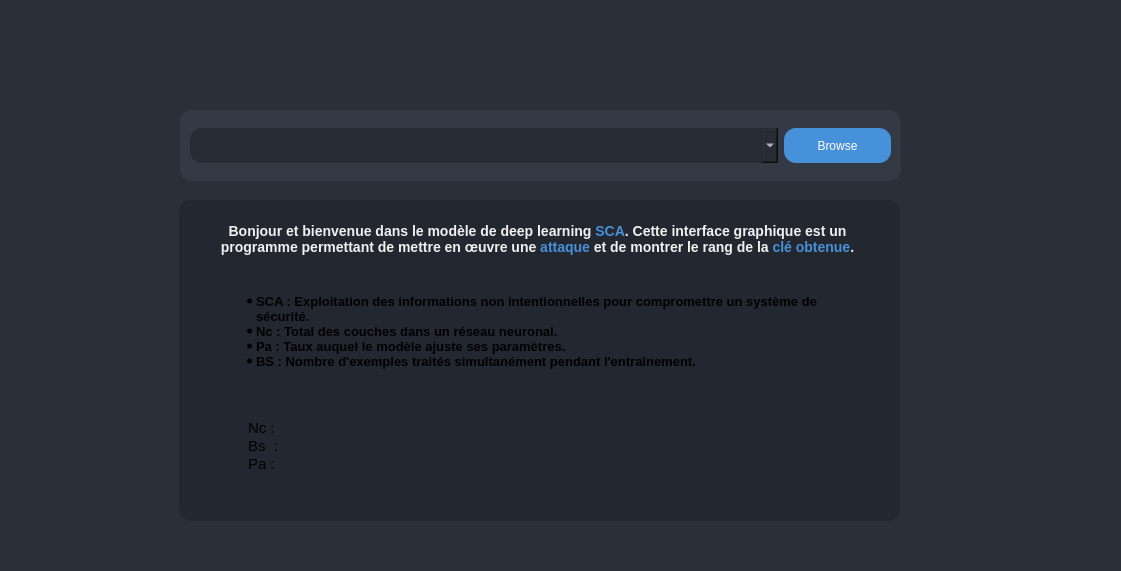
<?xml version="1.0" encoding="UTF-8"?>
<ui version="4.0">
 <class>Form</class>
 <widget class="QWidget" name="Form">
  <property name="geometry">
   <rect>
    <x>0</x>
    <y>0</y>
    <width>1121</width>
    <height>571</height>
   </rect>
  </property>
  <property name="windowTitle">
   <string>Form</string>
  </property>
  <property name="styleSheet">
   <string notr="true">background : rgba(42,48,58,255);</string>
  </property>
  <widget class="QWidget" name="widget" native="true">
   <property name="geometry">
    <rect>
     <x>180</x>
     <y>110</y>
     <width>721</width>
     <height>71</height>
    </rect>
   </property>
   <property name="styleSheet">
    <string notr="true">background : rgba(52,58,69,255);
border-radius:12px;
color:white;
font: 10pt &quot;Source Code Pro&quot;;</string>
   </property>
   <widget class="QWidget" name="horizontalLayoutWidget">
    <property name="geometry">
     <rect>
      <x>10</x>
      <y>10</y>
      <width>701</width>
      <height>51</height>
     </rect>
    </property>
    <layout class="QHBoxLayout" name="horizontalLayout">
     <item>
      <widget class="QComboBox" name="comboBox">
       <property name="minimumSize">
        <size>
         <width>550</width>
         <height>35</height>
        </size>
       </property>
       <property name="styleSheet">
        <string notr="true">QComboBox{
	background-color: rgb(39, 43, 51);
	border-radius : 12px;
}</string>
       </property>
      </widget>
     </item>
     <item>
      <widget class="QPushButton" name="browser_btn">
       <property name="minimumSize">
        <size>
         <width>0</width>
         <height>35</height>
        </size>
       </property>
       <property name="maximumSize">
        <size>
         <width>107</width>
         <height>16777215</height>
        </size>
       </property>
       <property name="styleSheet">
        <string notr="true">border-radius:12px;
background-color:rgba(71,144,218,255);
border: 0px;</string>
       </property>
       <property name="text">
        <string>Browse</string>
       </property>
      </widget>
     </item>
    </layout>
   </widget>
  </widget>
  <widget class="QWidget" name="widget_2" native="true">
   <property name="geometry">
    <rect>
     <x>179</x>
     <y>200</y>
     <width>721</width>
     <height>321</height>
    </rect>
   </property>
   <property name="styleSheet">
    <string notr="true">background-color : rgba(35,39,47,255);
border-radius : 12px;
font: 500 10pt &quot;Source Code Pro Medium&quot;;</string>
   </property>
   <widget class="QWidget" name="horizontalLayoutWidget_2">
    <property name="geometry">
     <rect>
      <x>60</x>
      <y>210</y>
      <width>164</width>
      <height>80</height>
     </rect>
    </property>
    <layout class="QHBoxLayout" name="horizontalLayout_2">
     <item>
      <widget class="QTextBrowser" name="info">
       <property name="styleSheet">
        <string notr="true">border:0px;
padding : 5px;
font: 11pt &quot;Segoe UI Historic&quot;;</string>
       </property>
       <property name="html">
        <string>&lt;!DOCTYPE HTML PUBLIC &quot;-//W3C//DTD HTML 4.0//EN&quot; &quot;http://www.w3.org/TR/REC-html40/strict.dtd&quot;&gt;
&lt;html&gt;&lt;head&gt;&lt;meta name=&quot;qrichtext&quot; content=&quot;1&quot; /&gt;&lt;meta charset=&quot;utf-8&quot; /&gt;&lt;style type=&quot;text/css&quot;&gt;
p, li { white-space: pre-wrap; }
hr { height: 1px; border-width: 0; }
li.unchecked::marker { content: &quot;\2610&quot;; }
li.checked::marker { content: &quot;\2612&quot;; }
&lt;/style&gt;&lt;/head&gt;&lt;body style=&quot; font-family:'Segoe UI Historic'; font-size:11pt; font-weight:400; font-style:normal;&quot;&gt;
&lt;p style=&quot; margin-top:0px; margin-bottom:0px; margin-left:0px; margin-right:0px; -qt-block-indent:0; text-indent:0px;&quot;&gt;Nc : &lt;/p&gt;
&lt;p style=&quot; margin-top:0px; margin-bottom:0px; margin-left:0px; margin-right:0px; -qt-block-indent:0; text-indent:0px;&quot;&gt;Bs  : &lt;/p&gt;
&lt;p style=&quot; margin-top:0px; margin-bottom:0px; margin-left:0px; margin-right:0px; -qt-block-indent:0; text-indent:0px;&quot;&gt;Pa :&lt;/p&gt;&lt;/body&gt;&lt;/html&gt;</string>
       </property>
      </widget>
     </item>
     <item>
      <widget class="QTextBrowser" name="info_edit">
       <property name="styleSheet">
        <string notr="true">border:0px;
padding : 5px;
font: 11pt &quot;Segoe UI Historic&quot;;
color :rgb(61, 130, 234);</string>
       </property>
      </widget>
     </item>
    </layout>
   </widget>
   <widget class="QTextBrowser" name="textBrowser">
    <property name="geometry">
     <rect>
      <x>33</x>
      <y>90</y>
      <width>651</width>
      <height>101</height>
     </rect>
    </property>
    <property name="styleSheet">
     <string notr="true">border:0px;
font: 500 10pt &quot;Source Code Pro Medium&quot;;</string>
    </property>
    <property name="html">
     <string>&lt;!DOCTYPE HTML PUBLIC &quot;-//W3C//DTD HTML 4.0//EN&quot; &quot;http://www.w3.org/TR/REC-html40/strict.dtd&quot;&gt;
&lt;html&gt;&lt;head&gt;&lt;meta name=&quot;qrichtext&quot; content=&quot;1&quot; /&gt;&lt;meta charset=&quot;utf-8&quot; /&gt;&lt;style type=&quot;text/css&quot;&gt;
p, li { white-space: pre-wrap; }
hr { height: 1px; border-width: 0; }
li.unchecked::marker { content: &quot;\2610&quot;; }
li.checked::marker { content: &quot;\2612&quot;; }
&lt;/style&gt;&lt;/head&gt;&lt;body style=&quot; font-family:'Source Code Pro Medium'; font-size:10pt; font-weight:500; font-style:normal;&quot;&gt;
&lt;ul style=&quot;margin-top: 0px; margin-bottom: 0px; margin-left: 0px; margin-right: 0px; -qt-list-indent: 1;&quot;&gt;
&lt;li style=&quot; margin-top:12px; margin-bottom:0px; margin-left:0px; margin-right:0px; -qt-block-indent:0; text-indent:0px;&quot;&gt;&lt;span style=&quot; font-weight:700;&quot;&gt;SCA :&lt;/span&gt; Exploitation des informations non intentionnelles pour compromettre un système de sécurité. &lt;/li&gt;
&lt;li style=&quot; margin-top:0px; margin-bottom:0px; margin-left:0px; margin-right:0px; -qt-block-indent:0; text-indent:0px;&quot;&gt;&lt;span style=&quot; font-weight:700;&quot;&gt;Nc :&lt;/span&gt; Total des couches dans un réseau neuronal. &lt;/li&gt;
&lt;li style=&quot; margin-top:0px; margin-bottom:0px; margin-left:0px; margin-right:0px; -qt-block-indent:0; text-indent:0px;&quot;&gt;&lt;span style=&quot; font-weight:700;&quot;&gt;Pa :&lt;/span&gt; Taux auquel le modèle ajuste ses paramètres. &lt;/li&gt;
&lt;li style=&quot; margin-top:0px; margin-bottom:12px; margin-left:0px; margin-right:0px; -qt-block-indent:0; text-indent:0px;&quot;&gt;&lt;span style=&quot; font-weight:700;&quot;&gt;BS :&lt;/span&gt; Nombre d'exemples traités simultanément pendant l'entraînement.&lt;/li&gt;&lt;/ul&gt;&lt;/body&gt;&lt;/html&gt;</string>
    </property>
   </widget>
   <widget class="QTextBrowser" name="textBrowser_2">
    <property name="geometry">
     <rect>
      <x>33</x>
      <y>19</y>
      <width>651</width>
      <height>71</height>
     </rect>
    </property>
    <property name="styleSheet">
     <string notr="true">border:0px;
font: 500 10pt &quot;Source Code Pro Medium&quot;;</string>
    </property>
    <property name="html">
     <string>&lt;!DOCTYPE HTML PUBLIC &quot;-//W3C//DTD HTML 4.0//EN&quot; &quot;http://www.w3.org/TR/REC-html40/strict.dtd&quot;&gt;
&lt;html&gt;&lt;head&gt;&lt;meta name=&quot;qrichtext&quot; content=&quot;1&quot; /&gt;&lt;meta charset=&quot;utf-8&quot; /&gt;&lt;style type=&quot;text/css&quot;&gt;
p, li { white-space: pre-wrap; }
hr { height: 1px; border-width: 0; }
li.unchecked::marker { content: &quot;\2610&quot;; }
li.checked::marker { content: &quot;\2612&quot;; }
&lt;/style&gt;&lt;/head&gt;&lt;body style=&quot; font-family:'Source Code Pro Medium'; font-size:10pt; font-weight:500; font-style:normal;&quot;&gt;
&lt;p align=&quot;center&quot; style=&quot; margin-top:12px; margin-bottom:12px; margin-left:0px; margin-right:0px; -qt-block-indent:0; text-indent:0px;&quot;&gt;&lt;span style=&quot; font-size:14px; color:#f0f0f0;&quot;&gt;Bonjour et bienvenue dans le modèle de deep learning &lt;/span&gt;&lt;span style=&quot; font-size:14px; color:#4790da;&quot;&gt;SCA&lt;/span&gt;&lt;span style=&quot; font-size:14px; color:#f0f0f0;&quot;&gt;. Cette interface graphique est un programme permettant de mettre en œuvre une &lt;/span&gt;&lt;span style=&quot; font-size:14px; color:#4790da;&quot;&gt;attaque&lt;/span&gt;&lt;span style=&quot; font-size:14px; color:#f0f0f0;&quot;&gt; et de montrer le rang de la &lt;/span&gt;&lt;span style=&quot; font-size:14px; color:#4790da;&quot;&gt;clé obtenue&lt;/span&gt;&lt;span style=&quot; font-size:14px; color:#f0f0f0;&quot;&gt;.&lt;/span&gt;&lt;/p&gt;&lt;/body&gt;&lt;/html&gt;</string>
    </property>
   </widget>
  </widget>
 </widget>
 <resources/>
 <connections/>
</ui>
